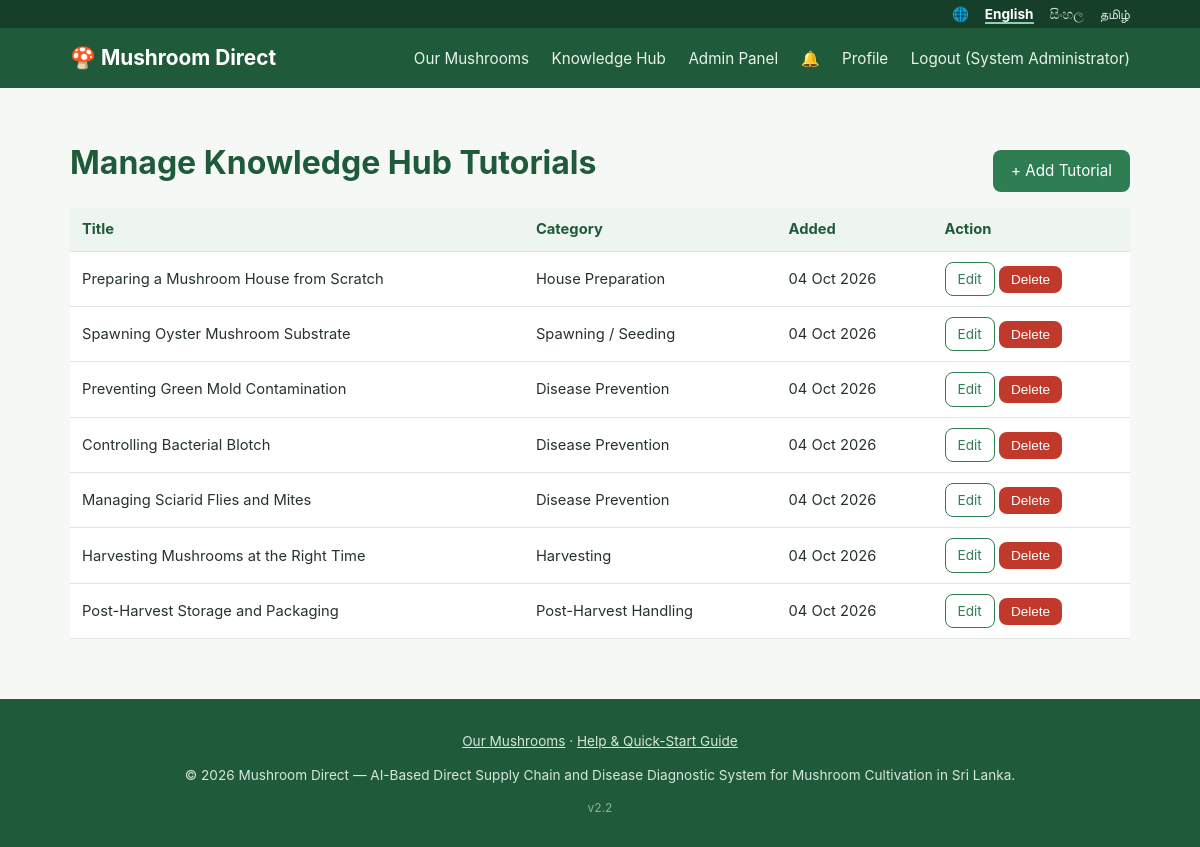
/admin/tutorials.php (signed in), run on the app's committed database.
### tables this page shows
CREATE TABLE tutorials (
  id INT AUTO_INCREMENT PRIMARY KEY,
  category_id INT NULL,
  title VARCHAR(200) NOT NULL,
  title_si VARCHAR(255) NULL,
  title_ta VARCHAR(255) NULL,
  description TEXT,
  description_si TEXT,
  description_ta TEXT,
  video_url VARCHAR(255) NOT NULL,
  thumbnail VARCHAR(255),
  related_disease_id INT NULL COMMENT 'Used for FR-EDU.4 related-tutorial suggestions',
  created_at TIMESTAMP DEFAULT CURRENT_TIMESTAMP,
  FOREIGN KEY (category_id) REFERENCES tutorial_categories(id),
  FOREIGN KEY (related_disease_id) REFERENCES disease_types(id)
);

CREATE TABLE tutorial_categories (
  id INT AUTO_INCREMENT PRIMARY KEY,
  name VARCHAR(100) NOT NULL,
  name_si VARCHAR(150) NULL,
  name_ta VARCHAR(150) NULL
);

### includes/functions.php (called while the page is built, shortened)
<?php
function e($value) {
    return htmlspecialchars((string) $value, ENT_QUOTES, 'UTF-8');
}
function format_date($date) {
    return date('d M Y', strtotime($date));
}

### admin/tutorials.php (the view, shortened to what this page needs)
<?php
require_once __DIR__ . '/../includes/bootstrap.php';
$stmt = $pdo->query(
    'SELECT t.*, c.name AS category_name FROM tutorials t LEFT JOIN tutorial_categories c ON c.id = t.category_id
     ORDER BY t.created_at DESC'
);
$tutorials = $stmt->fetchAll();
include __DIR__ . '/../includes/header.php';
?>
<div style="display:flex; justify-content:space-between; align-items:center;">
  <h1>Manage Knowledge Hub Tutorials</h1>
  <a href="<?= BASE_URL ?>/admin/add_tutorial.php" class="btn">+ Add Tutorial</a>
</div>
<table class="data-table">
  <tr><th>Title</th><th>Category</th><th>Added</th><th>Action</th></tr>
  <?php foreach ($tutorials as $t): ?>
    <tr>
      <td><?= e($t['title']) ?></td>
      <td><?= e($t['category_name'] ?? '-') ?></td>
      <td><?= format_date($t['created_at']) ?></td>
      <td>
        <a href="<?= BASE_URL ?>/admin/edit_tutorial.php?id=<?= (int) $t['id'] ?>" class="btn btn-small btn-outline">Edit</a>
        <form method="post" action="<?= BASE_URL ?>/admin/delete_tutorial.php" style="display:inline">
          <button type="submit" class="btn btn-small btn-danger" onclick="return confirm('Delete this tutorial?')">Delete</button>
        </form>
      </td>
    </tr>
  <?php endforeach; ?>
</table>
<?php include __DIR__ . '/../includes/footer.php'; ?>

### assets/css/style.css (style rules this page uses)
:root { --green: #2e7d53; --green-dark: #1f5b3a; --navy: #1f4e5f; --bg: #f6f8f6; --card: #ffffff; --text: #26332c; --muted: #6b7a70; --border: #e0e6e1; --danger: #c0392b; --radius: 10px; }
* { box-sizing: border-box; }
body { margin: 0; font-family: -apple-system, "Segoe UI", Roboto, Arial, sans-serif; background: var(--bg); color: var(--text); line-height: 1.5; }
h1, h2, h3 { color: var(--green-dark); }
.btn { display: inline-block; background: var(--green); color: #fff; border: none; padding: 10px 18px; border-radius: 8px; font-size: 0.95rem; cursor: pointer; text-decoration: none; margin-top: 16px; }
.btn-danger { background: var(--danger); }
.btn-small { padding: 6px 12px; font-size: 0.85rem; margin-top: 0; }
.btn-outline { background: transparent; border: 1px solid var(--green); color: var(--green); }
table.data-table { width: 100%; border-collapse: collapse; background: var(--card); }
table.data-table th, table.data-table td { padding: 10px 12px; text-align: left; border-bottom: 1px solid var(--border); font-size: 0.92rem; }
table.data-table th { background: #eef4ef; color: var(--green-dark); }

### data on the page
tutorials: title "Preparing a Mushroom House from Scratch", category.name "House Preparation", created_at "04 Oct 2026"
tutorials: title "Spawning Oyster Mushroom Substrate", category.name "Spawning / Seeding", created_at "04 Oct 2026"
tutorials: title "Preventing Green Mold Contamination", category.name "Disease Prevention", created_at "04 Oct 2026"
tutorials: title "Controlling Bacterial Blotch", category.name "Disease Prevention", created_at "04 Oct 2026"
tutorials: title "Managing Sciarid Flies and Mites", category.name "Disease Prevention", created_at "04 Oct 2026"
tutorials: title "Harvesting Mushrooms at the Right Time", category.name "Harvesting", created_at "04 Oct 2026"
tutorials: title "Post-Harvest Storage and Packaging", category.name "Post-Harvest Handling", created_at "04 Oct 2026"

### other printed values
$label "English"
$label "සිංහල"
$label "தமிழ்"
te('app.name') "Mushroom Direct"
te('nav.mushrooms') "Our Mushrooms"
te('nav.knowledge') "Knowledge Hub"
te('nav.admin') "Admin Panel"
te('nav.profile') "Profile"
te('nav.logout') "Logout"
$user['full_name'] "System Administrator"
te('footer.help') "Help & Quick-Start Guide"
te('footer.tagline') "AI-Based Direct Supply Chain and Disease Diagnostic System for Mushroom Cultivation in Sri Lanka."
APP_VERSION "2.2"
